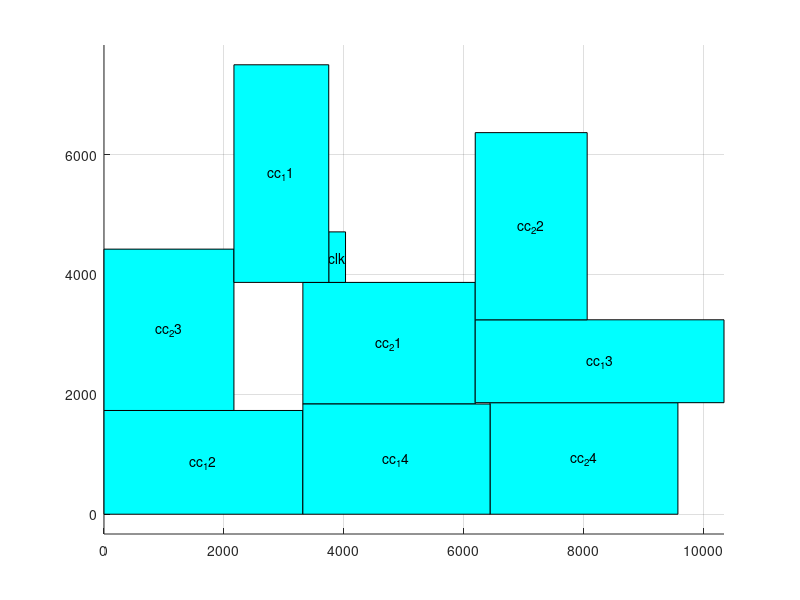

This chart was generated by the following MATLAB code:
axis equal;
hold on;
grid on;

block_x=[ 0 3318 3318 0 0];
block_y=[ 0 0 1731 1731 0];
fill(block_x,block_y,'c');
text(1659,865.5, 'cc_12', 'HorizontalAlignment', 'center', 'VerticalAlignment', 'middle');

block_x=[ 3318 6194 6194 3318 3318];
block_y=[ 1839 1839 3868 3868 1839];
fill(block_x,block_y,'c');
text(4756,2853.5, 'cc_21', 'HorizontalAlignment', 'center', 'VerticalAlignment', 'middle');

block_x=[ 6441 9576 9576 6441 6441];
block_y=[ 0 0 1861 1861 0];
fill(block_x,block_y,'c');
text(8008.5,930.5, 'cc_24', 'HorizontalAlignment', 'center', 'VerticalAlignment', 'middle');

block_x=[ 3318 6441 6441 3318 3318];
block_y=[ 0 0 1839 1839 0];
fill(block_x,block_y,'c');
text(4879.5,919.5, 'cc_14', 'HorizontalAlignment', 'center', 'VerticalAlignment', 'middle');

block_x=[ 3750 4030 4030 3750 3750];
block_y=[ 3868 3868 4711 4711 3868];
fill(block_x,block_y,'c');
text(3890,4289.5, 'clk', 'HorizontalAlignment', 'center', 'VerticalAlignment', 'middle');

block_x=[ 0 2168 2168 0 0];
block_y=[ 1731 1731 4423 4423 1731];
fill(block_x,block_y,'c');
text(1084,3077, 'cc_23', 'HorizontalAlignment', 'center', 'VerticalAlignment', 'middle');

block_x=[ 6194 10345 10345 6194 6194];
block_y=[ 1861 1861 3244 3244 1861];
fill(block_x,block_y,'c');
text(8269.5,2552.5, 'cc_13', 'HorizontalAlignment', 'center', 'VerticalAlignment', 'middle');

block_x=[ 6194 8062 8062 6194 6194];
block_y=[ 3244 3244 6367 6367 3244];
fill(block_x,block_y,'c');
text(7128,4805.5, 'cc_22', 'HorizontalAlignment', 'center', 'VerticalAlignment', 'middle');

block_x=[ 2168 3750 3750 2168 2168];
block_y=[ 3868 3868 7499 7499 3868];
fill(block_x,block_y,'c');
text(2959,5683.5, 'cc_11', 'HorizontalAlignment', 'center', 'VerticalAlignment', 'middle');

